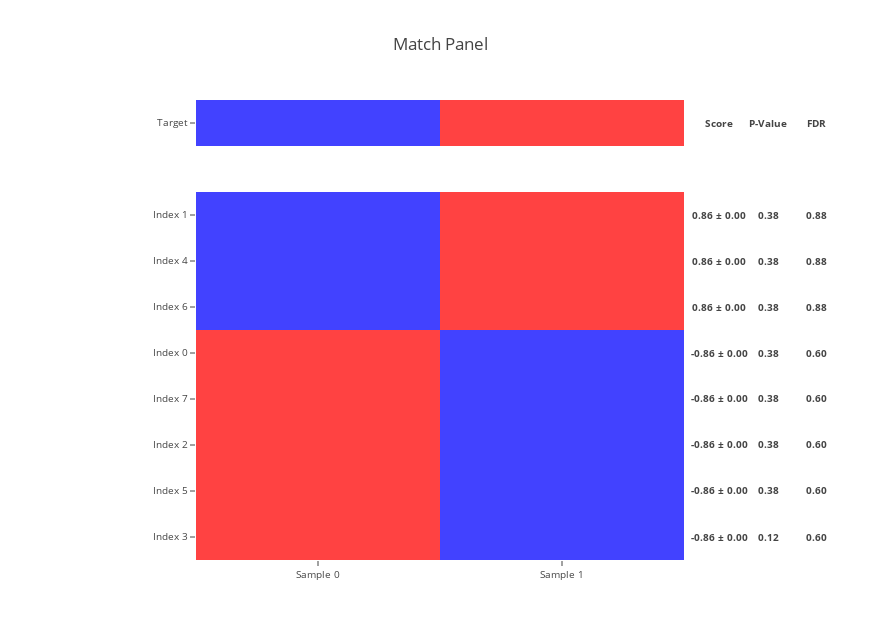
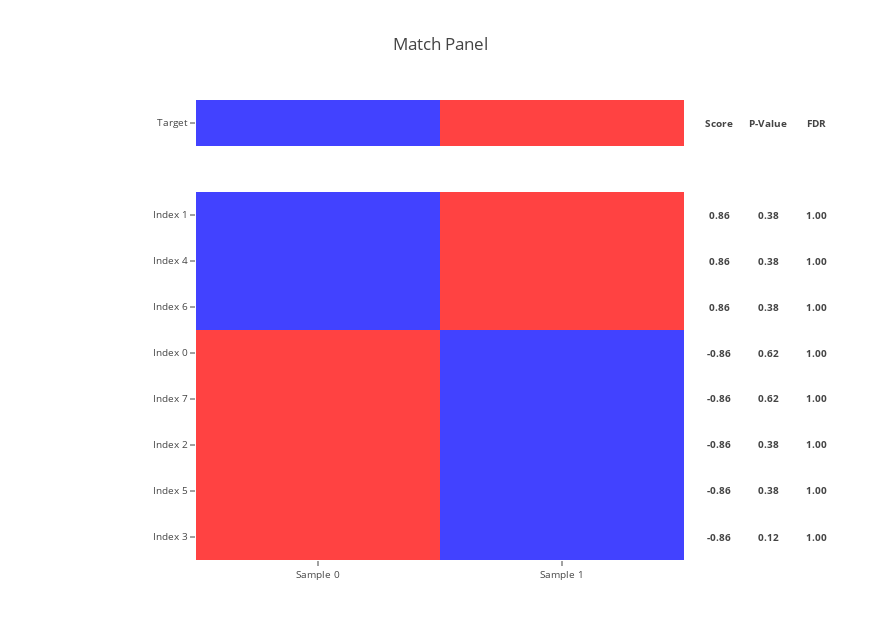
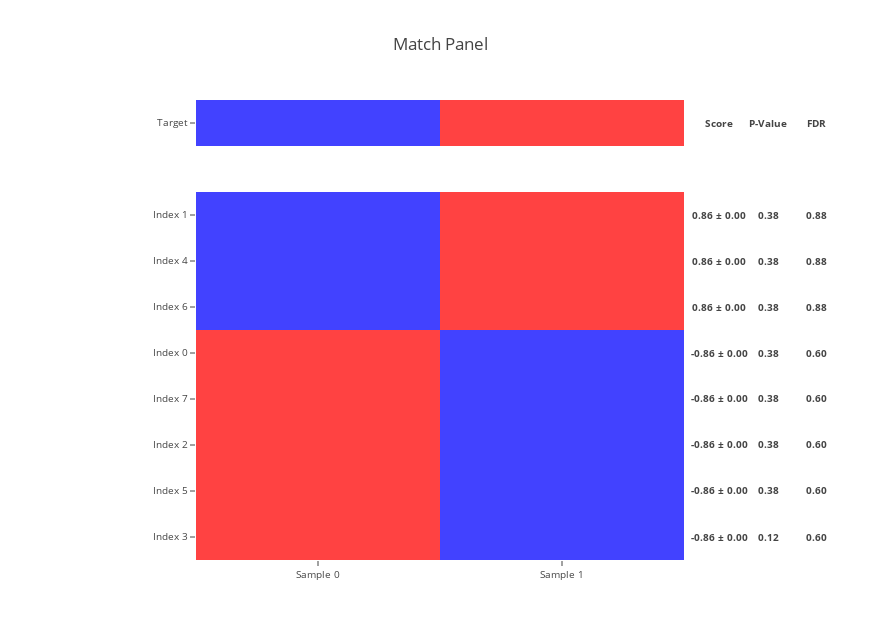

The cell these charts' notebook holds for them, in order:
### Code cell
import pandas as pd


target = [
    0,
    2,
]

target = pd.Series(
    target, 
    name='Target',
    index=('Sample {}'.format(i) for i in range(len(target))),
)

n_row = 8

features = pd.DataFrame(
    np.random.random_sample(size=(
        n_row,
        target.size,
    )),
    index=('Index {}'.format(i) for i in range(n_row)),
    columns=target.index,
)

for random_seed in range(3):

    score_moe_p_value_fdr = make_match_panel(
        target,
        features,
        n_sampling=1,
        n_permutation=1,
        random_seed=random_seed,
    )

### Figure 1 — Plotly figure (JSON) as saved in the notebook; plotly's stock layout.template omitted (floating-point values rounded to 4 significant figures; data arrays with more than 128 entries replaced by an {"elided": "..."} marker saying what was removed)
{"data": [{"colorscale": {"elided": "256x2 mixed values"}, "showscale": false, "text": [["Sample 0", "Sample 1"]], "type": "heatmap", "uid": "22c660b2-f08d-466d-8722-88e081da81f9", "x": ["Sample 0", "Sample 1"], "y": ["Target"], "yaxis": "y2", "z": [[-1, 1]]}, {"colorscale": {"elided": "256x2 mixed values"}, "showscale": false, "type": "heatmap", "uid": "3dc62f25-94af-4506-8787-7761d42e2de4", "x": ["Sample 0", "Sample 1"], "y": ["Index 3", "Index 5", "Index 2", "Index 7", "Index 0", "Index 6", "Index 4", "Index 1"], "yaxis": "y", "z": [[1.0, -1.0], [1, -1], [1, -1], [1, -1], [1.0, -1.0], [-1, 1], [-1, 1], [-1, 1]], "zmax": 1.0, "zmin": -1.0}], "layout": {"annotations": [{"font": {"size": 9.6}, "showarrow": false, "text": "<b>Score</b>", "width": 64, "x": 1.002, "xanchor": "left", "xref": "paper", "y": 0.95, "yanchor": "middle", "yref": "paper"}, {"font": {"size": 9.6}, "showarrow": false, "text": "<b>0.86 ± 0.00</b>", "width": 64, "x": 1.002, "xanchor": "left", "xref": "paper", "y": 0.75, "yanchor": "middle", "yref": "paper"}, {"font": {"size": 9.6}, "showarrow": false, "text": "<b>0.86 ± 0.00</b>", "width": 64, "x": 1.002, "xanchor": "left", "xref": "paper", "y": 0.65, "yanchor": "middle", "yref": "paper"}, {"font": {"size": 9.6}, "showarrow": false, "text": "<b>0.86 ± 0.00</b>", "width": 64, "x": 1.002, "xanchor": "left", "xref": "paper", "y": 0.55, "yanchor": "middle", "yref": "paper"}, {"font": {"size": 9.6}, "showarrow": false, "text": "<b>-0.86 ± 0.00</b>", "width": 64, "x": 1.002, "xanchor": "left", "xref": "paper", "y": 0.45, "yanchor": "middle", "yref": "paper"}, {"font": {"size": 9.6}, "showarrow": false, "text": "<b>-0.86 ± 0.00</b>", "width": 64, "x": 1.002, "xanchor": "left", "xref": "paper", "y": 0.35, "yanchor": "middle", "yref": "paper"}, {"font": {"size": 9.6}, "showarrow": false, "text": "<b>-0.86 ± 0.00</b>", "width": 64, "x": 1.002, "xanchor": "left", "xref": "paper", "y": 0.25, "yanchor": "middle", "yref": "paper"}, {"font": {"size": 9.6}, "showarrow": false, "text": "<b>-0.86 ± 0.00</b>", "width": 64, "x": 1.002, "xanchor": "left", "xref": "paper", "y": 0.15, "yanchor": "middle", "yref": "paper"}, {"font": {"size": 9.6}, "showarrow": false, "text": "<b>-0.86 ± 0.00</b>", "width": 64, "x": 1.002, "xanchor": "left", "xref": "paper", "y": 0.05, "yanchor": "middle", "yref": "paper"}, {"font": {"size": 9.6}, "showarrow": false, "text": "<b>P-Value</b>", "width": 64, "x": 1.102, "xanchor": "left", "xref": "paper", "y": 0.95, "yanchor": "middle", "yref": "paper"}, {"font": {"size": 9.6}, "showarrow": false, "text": "<b>0.38</b>", "width": 64, "x": 1.102, "xanchor": "left", "xref": "paper", "y": 0.75, "yanchor": "middle", "yref": "paper"}, {"font": {"size": 9.6}, "showarrow": false, "text": "<b>0.38</b>", "width": 64, "x": 1.102, "xanchor": "left", "xref": "paper", "y": 0.65, "yanchor": "middle", "yref": "paper"}, {"font": {"size": 9.6}, "showarrow": false, "text": "<b>0.38</b>", "width": 64, "x": 1.102, "xanchor": "left", "xref": "paper", "y": 0.55, "yanchor": "middle", "yref": "paper"}, {"font": {"size": 9.6}, "showarrow": false, "text": "<b>0.38</b>", "width": 64, "x": 1.102, "xanchor": "left", "xref": "paper", "y": 0.45, "yanchor": "middle", "yref": "paper"}, {"font": {"size": 9.6}, "showarrow": false, "text": "<b>0.38</b>", "width": 64, "x": 1.102, "xanchor": "left", "xref": "paper", "y": 0.35, "yanchor": "middle", "yref": "paper"}, {"font": {"size": 9.6}, "showarrow": false, "text": "<b>0.38</b>", "width": 64, "x": 1.102, "xanchor": "left", "xref": "paper", "y": 0.25, "yanchor": "middle", "yref": "paper"}, {"font": {"size": 9.6}, "showarrow": false, "text": "<b>0.38</b>", "width": 64, "x": 1.102, "xanchor": "left", "xref": "paper", "y": 0.15, "yanchor": "middle", "yref": "paper"}, {"font": {"size": 9.6}, "showarrow": false, "text": "<b>0.12</b>", "width": 64, "x": 1.102, "xanchor": "left", "xref": "paper", "y": 0.05, "yanchor": "middle", "yref": "paper"}, {"font": {"size": 9.6}, "showarrow": false, "text": "<b>FDR</b>", "width": 64, "x": 1.202, "xanchor": "left", "xref": "paper", "y": 0.95, "yanchor": "middle", "yref": "paper"}, {"font": {"size": 9.6}, "showarrow": false, "text": "<b>0.88</b>", "width": 64, "x": 1.202, "xanchor": "left", "xref": "paper", "y": 0.75, "yanchor": "middle", "yref": "paper"}, {"font": {"size": 9.6}, "showarrow": false, "text": "<b>0.88</b>", "width": 64, "x": 1.202, "xanchor": "left", "xref": "paper", "y": 0.65, "yanchor": "middle", "yref": "paper"}, {"font": {"size": 9.6}, "showarrow": false, "text": "<b>0.88</b>", "width": 64, "x": 1.202, "xanchor": "left", "xref": "paper", "y": 0.55, "yanchor": "middle", "yref": "paper"}, {"font": {"size": 9.6}, "showarrow": false, "text": "<b>0.60</b>", "width": 64, "x": 1.202, "xanchor": "left", "xref": "paper", "y": 0.45, "yanchor": "middle", "yref": "paper"}, {"font": {"size": 9.6}, "showarrow": false, "text": "<b>0.60</b>", "width": 64, "x": 1.202, "xanchor": "left", "xref": "paper", "y": 0.35, "yanchor": "middle", "yref": "paper"}, {"font": {"size": 9.6}, "showarrow": false, "text": "<b>0.60</b>", "width": 64, "x": 1.202, "xanchor": "left", "xref": "paper", "y": 0.25, "yanchor": "middle", "yref": "paper"}, {"font": {"size": 9.6}, "showarrow": false, "text": "<b>0.60</b>", "width": 64, "x": 1.202, "xanchor": "left", "xref": "paper", "y": 0.15, "yanchor": "middle", "yref": "paper"}, {"font": {"size": 9.6}, "showarrow": false, "text": "<b>0.60</b>", "width": 64, "x": 1.202, "xanchor": "left", "xref": "paper", "y": 0.05, "yanchor": "middle", "yref": "paper"}], "height": 640, "margin": {"l": 196, "r": 196}, "title": "Match Panel", "width": 880, "xaxis": {"anchor": "y", "tickfont": {"size": 9.6}}, "yaxis": {"domain": [0, 0.8], "dtick": 1, "tickfont": {"size": 9.6}}, "yaxis2": {"domain": [0.9, 1], "tickfont": {"size": 9.6}}}}

### Figure 2 — Plotly figure (JSON) as saved in the notebook; plotly's stock layout.template omitted (floating-point values rounded to 4 significant figures; data arrays with more than 128 entries replaced by an {"elided": "..."} marker saying what was removed)
{"data": [{"colorscale": {"elided": "256x2 mixed values"}, "showscale": false, "text": [["Sample 0", "Sample 1"]], "type": "heatmap", "uid": "4364acc7-f5f6-4305-ab4d-a3af0efffd2b", "x": ["Sample 0", "Sample 1"], "y": ["Target"], "yaxis": "y2", "z": [[-1, 1]]}, {"colorscale": {"elided": "256x2 mixed values"}, "showscale": false, "type": "heatmap", "uid": "df76edab-8028-4a0c-9fe2-3a615ca5d12b", "x": ["Sample 0", "Sample 1"], "y": ["Index 3", "Index 5", "Index 2", "Index 7", "Index 0", "Index 6", "Index 4", "Index 1"], "yaxis": "y", "z": [[1.0, -1.0], [1, -1], [1, -1], [1, -1], [1.0, -1.0], [-1, 1], [-1, 1], [-1, 1]], "zmax": 1.0, "zmin": -1.0}], "layout": {"annotations": [{"font": {"size": 9.6}, "showarrow": false, "text": "<b>Score</b>", "width": 64, "x": 1.002, "xanchor": "left", "xref": "paper", "y": 0.95, "yanchor": "middle", "yref": "paper"}, {"font": {"size": 9.6}, "showarrow": false, "text": "<b>0.86</b>", "width": 64, "x": 1.002, "xanchor": "left", "xref": "paper", "y": 0.75, "yanchor": "middle", "yref": "paper"}, {"font": {"size": 9.6}, "showarrow": false, "text": "<b>0.86</b>", "width": 64, "x": 1.002, "xanchor": "left", "xref": "paper", "y": 0.65, "yanchor": "middle", "yref": "paper"}, {"font": {"size": 9.6}, "showarrow": false, "text": "<b>0.86</b>", "width": 64, "x": 1.002, "xanchor": "left", "xref": "paper", "y": 0.55, "yanchor": "middle", "yref": "paper"}, {"font": {"size": 9.6}, "showarrow": false, "text": "<b>-0.86</b>", "width": 64, "x": 1.002, "xanchor": "left", "xref": "paper", "y": 0.45, "yanchor": "middle", "yref": "paper"}, {"font": {"size": 9.6}, "showarrow": false, "text": "<b>-0.86</b>", "width": 64, "x": 1.002, "xanchor": "left", "xref": "paper", "y": 0.35, "yanchor": "middle", "yref": "paper"}, {"font": {"size": 9.6}, "showarrow": false, "text": "<b>-0.86</b>", "width": 64, "x": 1.002, "xanchor": "left", "xref": "paper", "y": 0.25, "yanchor": "middle", "yref": "paper"}, {"font": {"size": 9.6}, "showarrow": false, "text": "<b>-0.86</b>", "width": 64, "x": 1.002, "xanchor": "left", "xref": "paper", "y": 0.15, "yanchor": "middle", "yref": "paper"}, {"font": {"size": 9.6}, "showarrow": false, "text": "<b>-0.86</b>", "width": 64, "x": 1.002, "xanchor": "left", "xref": "paper", "y": 0.05, "yanchor": "middle", "yref": "paper"}, {"font": {"size": 9.6}, "showarrow": false, "text": "<b>P-Value</b>", "width": 64, "x": 1.102, "xanchor": "left", "xref": "paper", "y": 0.95, "yanchor": "middle", "yref": "paper"}, {"font": {"size": 9.6}, "showarrow": false, "text": "<b>0.38</b>", "width": 64, "x": 1.102, "xanchor": "left", "xref": "paper", "y": 0.75, "yanchor": "middle", "yref": "paper"}, {"font": {"size": 9.6}, "showarrow": false, "text": "<b>0.38</b>", "width": 64, "x": 1.102, "xanchor": "left", "xref": "paper", "y": 0.65, "yanchor": "middle", "yref": "paper"}, {"font": {"size": 9.6}, "showarrow": false, "text": "<b>0.38</b>", "width": 64, "x": 1.102, "xanchor": "left", "xref": "paper", "y": 0.55, "yanchor": "middle", "yref": "paper"}, {"font": {"size": 9.6}, "showarrow": false, "text": "<b>0.62</b>", "width": 64, "x": 1.102, "xanchor": "left", "xref": "paper", "y": 0.45, "yanchor": "middle", "yref": "paper"}, {"font": {"size": 9.6}, "showarrow": false, "text": "<b>0.62</b>", "width": 64, "x": 1.102, "xanchor": "left", "xref": "paper", "y": 0.35, "yanchor": "middle", "yref": "paper"}, {"font": {"size": 9.6}, "showarrow": false, "text": "<b>0.38</b>", "width": 64, "x": 1.102, "xanchor": "left", "xref": "paper", "y": 0.25, "yanchor": "middle", "yref": "paper"}, {"font": {"size": 9.6}, "showarrow": false, "text": "<b>0.38</b>", "width": 64, "x": 1.102, "xanchor": "left", "xref": "paper", "y": 0.15, "yanchor": "middle", "yref": "paper"}, {"font": {"size": 9.6}, "showarrow": false, "text": "<b>0.12</b>", "width": 64, "x": 1.102, "xanchor": "left", "xref": "paper", "y": 0.05, "yanchor": "middle", "yref": "paper"}, {"font": {"size": 9.6}, "showarrow": false, "text": "<b>FDR</b>", "width": 64, "x": 1.202, "xanchor": "left", "xref": "paper", "y": 0.95, "yanchor": "middle", "yref": "paper"}, {"font": {"size": 9.6}, "showarrow": false, "text": "<b>1.00</b>", "width": 64, "x": 1.202, "xanchor": "left", "xref": "paper", "y": 0.75, "yanchor": "middle", "yref": "paper"}, {"font": {"size": 9.6}, "showarrow": false, "text": "<b>1.00</b>", "width": 64, "x": 1.202, "xanchor": "left", "xref": "paper", "y": 0.65, "yanchor": "middle", "yref": "paper"}, {"font": {"size": 9.6}, "showarrow": false, "text": "<b>1.00</b>", "width": 64, "x": 1.202, "xanchor": "left", "xref": "paper", "y": 0.55, "yanchor": "middle", "yref": "paper"}, {"font": {"size": 9.6}, "showarrow": false, "text": "<b>1.00</b>", "width": 64, "x": 1.202, "xanchor": "left", "xref": "paper", "y": 0.45, "yanchor": "middle", "yref": "paper"}, {"font": {"size": 9.6}, "showarrow": false, "text": "<b>1.00</b>", "width": 64, "x": 1.202, "xanchor": "left", "xref": "paper", "y": 0.35, "yanchor": "middle", "yref": "paper"}, {"font": {"size": 9.6}, "showarrow": false, "text": "<b>1.00</b>", "width": 64, "x": 1.202, "xanchor": "left", "xref": "paper", "y": 0.25, "yanchor": "middle", "yref": "paper"}, {"font": {"size": 9.6}, "showarrow": false, "text": "<b>1.00</b>", "width": 64, "x": 1.202, "xanchor": "left", "xref": "paper", "y": 0.15, "yanchor": "middle", "yref": "paper"}, {"font": {"size": 9.6}, "showarrow": false, "text": "<b>1.00</b>", "width": 64, "x": 1.202, "xanchor": "left", "xref": "paper", "y": 0.05, "yanchor": "middle", "yref": "paper"}], "height": 640, "margin": {"l": 196, "r": 196}, "title": "Match Panel", "width": 880, "xaxis": {"anchor": "y", "tickfont": {"size": 9.6}}, "yaxis": {"domain": [0, 0.8], "dtick": 1, "tickfont": {"size": 9.6}}, "yaxis2": {"domain": [0.9, 1], "tickfont": {"size": 9.6}}}}

### Figure 3 — Plotly figure (JSON) as saved in the notebook; plotly's stock layout.template omitted (floating-point values rounded to 4 significant figures; data arrays with more than 128 entries replaced by an {"elided": "..."} marker saying what was removed)
{"data": [{"colorscale": {"elided": "256x2 mixed values"}, "showscale": false, "text": [["Sample 0", "Sample 1"]], "type": "heatmap", "uid": "d05cd987-e5d7-43ea-a34e-ab2a7388509b", "x": ["Sample 0", "Sample 1"], "y": ["Target"], "yaxis": "y2", "z": [[-1, 1]]}, {"colorscale": {"elided": "256x2 mixed values"}, "showscale": false, "type": "heatmap", "uid": "b2004277-24d4-4438-aed4-bee40c8a9c20", "x": ["Sample 0", "Sample 1"], "y": ["Index 3", "Index 5", "Index 2", "Index 7", "Index 0", "Index 6", "Index 4", "Index 1"], "yaxis": "y", "z": [[1.0, -1.0], [1, -1], [1, -1], [1, -1], [1.0, -1.0], [-1, 1], [-1, 1], [-1, 1]], "zmax": 1.0, "zmin": -1.0}], "layout": {"annotations": [{"font": {"size": 9.6}, "showarrow": false, "text": "<b>Score</b>", "width": 64, "x": 1.002, "xanchor": "left", "xref": "paper", "y": 0.95, "yanchor": "middle", "yref": "paper"}, {"font": {"size": 9.6}, "showarrow": false, "text": "<b>0.86 ± 0.00</b>", "width": 64, "x": 1.002, "xanchor": "left", "xref": "paper", "y": 0.75, "yanchor": "middle", "yref": "paper"}, {"font": {"size": 9.6}, "showarrow": false, "text": "<b>0.86 ± 0.00</b>", "width": 64, "x": 1.002, "xanchor": "left", "xref": "paper", "y": 0.65, "yanchor": "middle", "yref": "paper"}, {"font": {"size": 9.6}, "showarrow": false, "text": "<b>0.86 ± 0.00</b>", "width": 64, "x": 1.002, "xanchor": "left", "xref": "paper", "y": 0.55, "yanchor": "middle", "yref": "paper"}, {"font": {"size": 9.6}, "showarrow": false, "text": "<b>-0.86 ± 0.00</b>", "width": 64, "x": 1.002, "xanchor": "left", "xref": "paper", "y": 0.45, "yanchor": "middle", "yref": "paper"}, {"font": {"size": 9.6}, "showarrow": false, "text": "<b>-0.86 ± 0.00</b>", "width": 64, "x": 1.002, "xanchor": "left", "xref": "paper", "y": 0.35, "yanchor": "middle", "yref": "paper"}, {"font": {"size": 9.6}, "showarrow": false, "text": "<b>-0.86 ± 0.00</b>", "width": 64, "x": 1.002, "xanchor": "left", "xref": "paper", "y": 0.25, "yanchor": "middle", "yref": "paper"}, {"font": {"size": 9.6}, "showarrow": false, "text": "<b>-0.86 ± 0.00</b>", "width": 64, "x": 1.002, "xanchor": "left", "xref": "paper", "y": 0.15, "yanchor": "middle", "yref": "paper"}, {"font": {"size": 9.6}, "showarrow": false, "text": "<b>-0.86 ± 0.00</b>", "width": 64, "x": 1.002, "xanchor": "left", "xref": "paper", "y": 0.05, "yanchor": "middle", "yref": "paper"}, {"font": {"size": 9.6}, "showarrow": false, "text": "<b>P-Value</b>", "width": 64, "x": 1.102, "xanchor": "left", "xref": "paper", "y": 0.95, "yanchor": "middle", "yref": "paper"}, {"font": {"size": 9.6}, "showarrow": false, "text": "<b>0.38</b>", "width": 64, "x": 1.102, "xanchor": "left", "xref": "paper", "y": 0.75, "yanchor": "middle", "yref": "paper"}, {"font": {"size": 9.6}, "showarrow": false, "text": "<b>0.38</b>", "width": 64, "x": 1.102, "xanchor": "left", "xref": "paper", "y": 0.65, "yanchor": "middle", "yref": "paper"}, {"font": {"size": 9.6}, "showarrow": false, "text": "<b>0.38</b>", "width": 64, "x": 1.102, "xanchor": "left", "xref": "paper", "y": 0.55, "yanchor": "middle", "yref": "paper"}, {"font": {"size": 9.6}, "showarrow": false, "text": "<b>0.38</b>", "width": 64, "x": 1.102, "xanchor": "left", "xref": "paper", "y": 0.45, "yanchor": "middle", "yref": "paper"}, {"font": {"size": 9.6}, "showarrow": false, "text": "<b>0.38</b>", "width": 64, "x": 1.102, "xanchor": "left", "xref": "paper", "y": 0.35, "yanchor": "middle", "yref": "paper"}, {"font": {"size": 9.6}, "showarrow": false, "text": "<b>0.38</b>", "width": 64, "x": 1.102, "xanchor": "left", "xref": "paper", "y": 0.25, "yanchor": "middle", "yref": "paper"}, {"font": {"size": 9.6}, "showarrow": false, "text": "<b>0.38</b>", "width": 64, "x": 1.102, "xanchor": "left", "xref": "paper", "y": 0.15, "yanchor": "middle", "yref": "paper"}, {"font": {"size": 9.6}, "showarrow": false, "text": "<b>0.12</b>", "width": 64, "x": 1.102, "xanchor": "left", "xref": "paper", "y": 0.05, "yanchor": "middle", "yref": "paper"}, {"font": {"size": 9.6}, "showarrow": false, "text": "<b>FDR</b>", "width": 64, "x": 1.202, "xanchor": "left", "xref": "paper", "y": 0.95, "yanchor": "middle", "yref": "paper"}, {"font": {"size": 9.6}, "showarrow": false, "text": "<b>0.88</b>", "width": 64, "x": 1.202, "xanchor": "left", "xref": "paper", "y": 0.75, "yanchor": "middle", "yref": "paper"}, {"font": {"size": 9.6}, "showarrow": false, "text": "<b>0.88</b>", "width": 64, "x": 1.202, "xanchor": "left", "xref": "paper", "y": 0.65, "yanchor": "middle", "yref": "paper"}, {"font": {"size": 9.6}, "showarrow": false, "text": "<b>0.88</b>", "width": 64, "x": 1.202, "xanchor": "left", "xref": "paper", "y": 0.55, "yanchor": "middle", "yref": "paper"}, {"font": {"size": 9.6}, "showarrow": false, "text": "<b>0.60</b>", "width": 64, "x": 1.202, "xanchor": "left", "xref": "paper", "y": 0.45, "yanchor": "middle", "yref": "paper"}, {"font": {"size": 9.6}, "showarrow": false, "text": "<b>0.60</b>", "width": 64, "x": 1.202, "xanchor": "left", "xref": "paper", "y": 0.35, "yanchor": "middle", "yref": "paper"}, {"font": {"size": 9.6}, "showarrow": false, "text": "<b>0.60</b>", "width": 64, "x": 1.202, "xanchor": "left", "xref": "paper", "y": 0.25, "yanchor": "middle", "yref": "paper"}, {"font": {"size": 9.6}, "showarrow": false, "text": "<b>0.60</b>", "width": 64, "x": 1.202, "xanchor": "left", "xref": "paper", "y": 0.15, "yanchor": "middle", "yref": "paper"}, {"font": {"size": 9.6}, "showarrow": false, "text": "<b>0.60</b>", "width": 64, "x": 1.202, "xanchor": "left", "xref": "paper", "y": 0.05, "yanchor": "middle", "yref": "paper"}], "height": 640, "margin": {"l": 196, "r": 196}, "title": "Match Panel", "width": 880, "xaxis": {"anchor": "y", "tickfont": {"size": 9.6}}, "yaxis": {"domain": [0, 0.8], "dtick": 1, "tickfont": {"size": 9.6}}, "yaxis2": {"domain": [0.9, 1], "tickfont": {"size": 9.6}}}}
